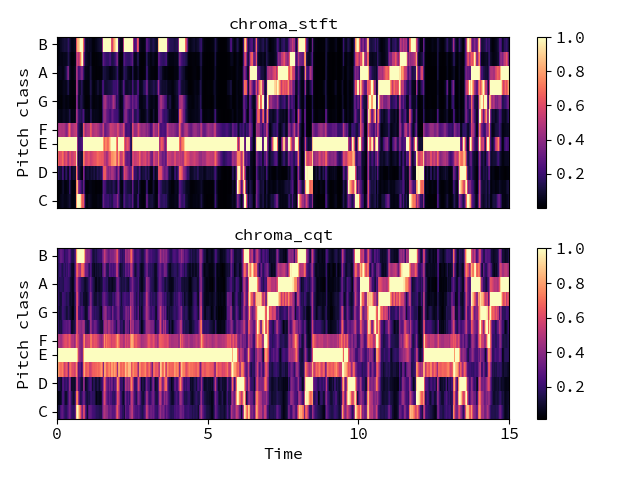

Source code (Python):
# Compare a long-window STFT chromagram to the CQT chromagram

y, sr = librosa.load(librosa.util.example_audio_file(),
                     offset=10, duration=15)
chroma_stft = librosa.feature.chroma_stft(y=y, sr=sr,
                                          n_chroma=12, n_fft=4096)
chroma_cq = librosa.feature.chroma_cqt(y=y, sr=sr)

import matplotlib.pyplot as plt
plt.figure()
plt.subplot(2,1,1)
librosa.display.specshow(chroma_stft, y_axis='chroma')
plt.title('chroma_stft')
plt.colorbar()
plt.subplot(2,1,2)
librosa.display.specshow(chroma_cq, y_axis='chroma', x_axis='time')
plt.title('chroma_cqt')
plt.colorbar()
plt.tight_layout()
